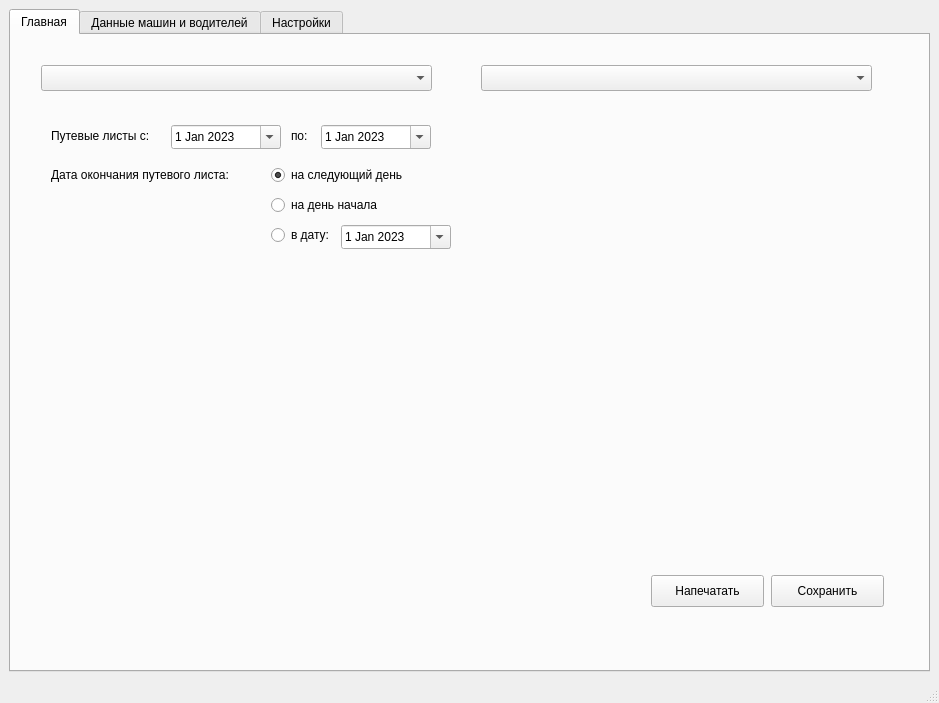
<?xml version="1.0" encoding="UTF-8"?>
<ui version="4.0">
 <class>MainWindow</class>
 <widget class="QMainWindow" name="MainWindow">
  <property name="geometry">
   <rect>
    <x>0</x>
    <y>0</y>
    <width>939</width>
    <height>703</height>
   </rect>
  </property>
  <property name="minimumSize">
   <size>
    <width>939</width>
    <height>703</height>
   </size>
  </property>
  <property name="maximumSize">
   <size>
    <width>939</width>
    <height>703</height>
   </size>
  </property>
  <property name="windowTitle">
   <string>Путевые листы</string>
  </property>
  <widget class="QWidget" name="centralwidget">
   <layout class="QVBoxLayout" name="verticalLayout">
    <item>
     <widget class="QTabWidget" name="tabWidget">
      <property name="currentIndex">
       <number>0</number>
      </property>
      <widget class="QWidget" name="tab_main">
       <attribute name="title">
        <string>Главная</string>
       </attribute>
       <widget class="QComboBox" name="comboBox_choose_driver">
        <property name="geometry">
         <rect>
          <x>30</x>
          <y>30</y>
          <width>391</width>
          <height>26</height>
         </rect>
        </property>
        <item>
         <property name="text">
          <string/>
         </property>
        </item>
       </widget>
       <widget class="QComboBox" name="comboBox_choose_car">
        <property name="geometry">
         <rect>
          <x>470</x>
          <y>30</y>
          <width>391</width>
          <height>26</height>
         </rect>
        </property>
       </widget>
       <widget class="QDateEdit" name="dateEdit_end">
        <property name="geometry">
         <rect>
          <x>310</x>
          <y>90</y>
          <width>110</width>
          <height>24</height>
         </rect>
        </property>
        <property name="minimumDate">
         <date>
          <year>2023</year>
          <month>1</month>
          <day>1</day>
         </date>
        </property>
        <property name="calendarPopup">
         <bool>true</bool>
        </property>
       </widget>
       <widget class="QDateEdit" name="dateEdit_start">
        <property name="geometry">
         <rect>
          <x>160</x>
          <y>90</y>
          <width>110</width>
          <height>24</height>
         </rect>
        </property>
        <property name="minimumDate">
         <date>
          <year>2023</year>
          <month>1</month>
          <day>1</day>
         </date>
        </property>
        <property name="calendarPopup">
         <bool>true</bool>
        </property>
       </widget>
       <widget class="QLabel" name="label_date_start">
        <property name="geometry">
         <rect>
          <x>40</x>
          <y>93</y>
          <width>121</width>
          <height>16</height>
         </rect>
        </property>
        <property name="text">
         <string>Путевые листы с:</string>
        </property>
       </widget>
       <widget class="QLabel" name="label_date_end">
        <property name="geometry">
         <rect>
          <x>280</x>
          <y>93</y>
          <width>21</width>
          <height>16</height>
         </rect>
        </property>
        <property name="text">
         <string>по:</string>
        </property>
       </widget>
       <widget class="QRadioButton" name="radioButton_end_date_next_date">
        <property name="geometry">
         <rect>
          <x>260</x>
          <y>130</y>
          <width>151</width>
          <height>20</height>
         </rect>
        </property>
        <property name="text">
         <string>на следующий день</string>
        </property>
        <property name="checked">
         <bool>true</bool>
        </property>
       </widget>
       <widget class="QRadioButton" name="radioButton_end_date_current_date">
        <property name="geometry">
         <rect>
          <x>260</x>
          <y>160</y>
          <width>141</width>
          <height>20</height>
         </rect>
        </property>
        <property name="text">
         <string>на день начала</string>
        </property>
        <property name="checked">
         <bool>false</bool>
        </property>
       </widget>
       <widget class="QRadioButton" name="radioButton_end_date_choose_date">
        <property name="geometry">
         <rect>
          <x>260</x>
          <y>190</y>
          <width>71</width>
          <height>20</height>
         </rect>
        </property>
        <property name="text">
         <string>в дату:</string>
        </property>
        <property name="checked">
         <bool>false</bool>
        </property>
       </widget>
       <widget class="QLabel" name="label_date_end_waybill">
        <property name="geometry">
         <rect>
          <x>40</x>
          <y>132</y>
          <width>211</width>
          <height>16</height>
         </rect>
        </property>
        <property name="text">
         <string>Дата окончания путевого листа:</string>
        </property>
       </widget>
       <widget class="QDateEdit" name="dateEdit_end_waybill">
        <property name="geometry">
         <rect>
          <x>330</x>
          <y>190</y>
          <width>110</width>
          <height>24</height>
         </rect>
        </property>
        <property name="readOnly">
         <bool>false</bool>
        </property>
        <property name="minimumDate">
         <date>
          <year>2023</year>
          <month>1</month>
          <day>1</day>
         </date>
        </property>
        <property name="calendarPopup">
         <bool>true</bool>
        </property>
       </widget>
       <widget class="QPushButton" name="pushButton">
        <property name="geometry">
         <rect>
          <x>640</x>
          <y>540</y>
          <width>113</width>
          <height>32</height>
         </rect>
        </property>
        <property name="text">
         <string>Напечатать</string>
        </property>
       </widget>
       <widget class="QPushButton" name="pushButton_2">
        <property name="geometry">
         <rect>
          <x>760</x>
          <y>540</y>
          <width>113</width>
          <height>32</height>
         </rect>
        </property>
        <property name="text">
         <string>Сохранить</string>
        </property>
       </widget>
      </widget>
      <widget class="QWidget" name="tab_data">
       <attribute name="title">
        <string>Данные машин и водителей</string>
       </attribute>
       <widget class="QWidget" name="verticalLayoutWidget">
        <property name="geometry">
         <rect>
          <x>10</x>
          <y>0</y>
          <width>901</width>
          <height>601</height>
         </rect>
        </property>
        <layout class="QVBoxLayout" name="verticalLayout_data" stretch="0,0">
         <property name="spacing">
          <number>-1</number>
         </property>
         <property name="sizeConstraint">
          <enum>QLayout::SetMaximumSize</enum>
         </property>
         <item>
          <widget class="QGroupBox" name="groupBox_drivers">
           <property name="font">
            <font>
             <pointsize>13</pointsize>
             <kerning>true</kerning>
            </font>
           </property>
           <property name="title">
            <string>Водители</string>
           </property>
           <property name="alignment">
            <set>Qt::AlignLeading|Qt::AlignLeft|Qt::AlignVCenter</set>
           </property>
           <widget class="QTableWidget" name="tableWidget_drivers">
            <property name="enabled">
             <bool>true</bool>
            </property>
            <property name="geometry">
             <rect>
              <x>5</x>
              <y>60</y>
              <width>890</width>
              <height>230</height>
             </rect>
            </property>
            <property name="sizePolicy">
             <sizepolicy hsizetype="Expanding" vsizetype="Expanding">
              <horstretch>0</horstretch>
              <verstretch>0</verstretch>
             </sizepolicy>
            </property>
            <property name="minimumSize">
             <size>
              <width>881</width>
              <height>230</height>
             </size>
            </property>
            <property name="maximumSize">
             <size>
              <width>890</width>
              <height>230</height>
             </size>
            </property>
            <property name="layoutDirection">
             <enum>Qt::LeftToRight</enum>
            </property>
            <property name="autoFillBackground">
             <bool>false</bool>
            </property>
            <property name="dragEnabled">
             <bool>false</bool>
            </property>
            <property name="textElideMode">
             <enum>Qt::ElideRight</enum>
            </property>
            <property name="sortingEnabled">
             <bool>true</bool>
            </property>
            <property name="columnCount">
             <number>6</number>
            </property>
            <attribute name="horizontalHeaderCascadingSectionResizes">
             <bool>false</bool>
            </attribute>
            <attribute name="horizontalHeaderDefaultSectionSize">
             <number>100</number>
            </attribute>
            <attribute name="horizontalHeaderStretchLastSection">
             <bool>true</bool>
            </attribute>
            <attribute name="verticalHeaderCascadingSectionResizes">
             <bool>false</bool>
            </attribute>
            <attribute name="verticalHeaderStretchLastSection">
             <bool>true</bool>
            </attribute>
            <column>
             <property name="text">
              <string>№</string>
             </property>
             <property name="textAlignment">
              <set>AlignJustify|AlignVCenter</set>
             </property>
            </column>
            <column>
             <property name="text">
              <string>ФИО</string>
             </property>
             <property name="textAlignment">
              <set>AlignJustify|AlignVCenter</set>
             </property>
            </column>
            <column>
             <property name="text">
              <string>ФИО сокр.</string>
             </property>
             <property name="textAlignment">
              <set>AlignJustify|AlignVCenter</set>
             </property>
            </column>
            <column>
             <property name="text">
              <string>Водительское удостоверение</string>
             </property>
             <property name="textAlignment">
              <set>AlignJustify|AlignVCenter</set>
             </property>
            </column>
            <column>
             <property name="text">
              <string>Категория удостоверения</string>
             </property>
             <property name="textAlignment">
              <set>AlignJustify|AlignVCenter</set>
             </property>
            </column>
            <column>
             <property name="text">
              <string>Префикис путевого листа</string>
             </property>
             <property name="textAlignment">
              <set>AlignJustify|AlignVCenter</set>
             </property>
            </column>
           </widget>
           <widget class="QPushButton" name="btn_create_driver">
            <property name="geometry">
             <rect>
              <x>0</x>
              <y>20</y>
              <width>113</width>
              <height>32</height>
             </rect>
            </property>
            <property name="text">
             <string>Создать</string>
            </property>
           </widget>
           <widget class="QPushButton" name="btn_delete_driver">
            <property name="geometry">
             <rect>
              <x>120</x>
              <y>20</y>
              <width>113</width>
              <height>32</height>
             </rect>
            </property>
            <property name="text">
             <string>Удалить</string>
            </property>
           </widget>
          </widget>
         </item>
         <item>
          <widget class="QGroupBox" name="groupBox_cars">
           <property name="font">
            <font>
             <pointsize>13</pointsize>
            </font>
           </property>
           <property name="title">
            <string>Автомобили</string>
           </property>
           <widget class="QPushButton" name="btn_create_car">
            <property name="geometry">
             <rect>
              <x>0</x>
              <y>20</y>
              <width>113</width>
              <height>32</height>
             </rect>
            </property>
            <property name="text">
             <string>Создать</string>
            </property>
           </widget>
           <widget class="QPushButton" name="btn_delete_car">
            <property name="geometry">
             <rect>
              <x>120</x>
              <y>20</y>
              <width>113</width>
              <height>32</height>
             </rect>
            </property>
            <property name="text">
             <string>Удалить</string>
            </property>
           </widget>
           <widget class="QTableWidget" name="tableWidget_cars">
            <property name="enabled">
             <bool>true</bool>
            </property>
            <property name="geometry">
             <rect>
              <x>5</x>
              <y>60</y>
              <width>890</width>
              <height>230</height>
             </rect>
            </property>
            <property name="sizePolicy">
             <sizepolicy hsizetype="Expanding" vsizetype="Expanding">
              <horstretch>0</horstretch>
              <verstretch>0</verstretch>
             </sizepolicy>
            </property>
            <property name="minimumSize">
             <size>
              <width>881</width>
              <height>230</height>
             </size>
            </property>
            <property name="maximumSize">
             <size>
              <width>890</width>
              <height>230</height>
             </size>
            </property>
            <property name="layoutDirection">
             <enum>Qt::LeftToRight</enum>
            </property>
            <property name="autoFillBackground">
             <bool>false</bool>
            </property>
            <property name="dragEnabled">
             <bool>false</bool>
            </property>
            <property name="textElideMode">
             <enum>Qt::ElideRight</enum>
            </property>
            <property name="sortingEnabled">
             <bool>true</bool>
            </property>
            <property name="columnCount">
             <number>6</number>
            </property>
            <attribute name="horizontalHeaderCascadingSectionResizes">
             <bool>false</bool>
            </attribute>
            <attribute name="horizontalHeaderDefaultSectionSize">
             <number>100</number>
            </attribute>
            <attribute name="horizontalHeaderStretchLastSection">
             <bool>true</bool>
            </attribute>
            <attribute name="verticalHeaderCascadingSectionResizes">
             <bool>false</bool>
            </attribute>
            <attribute name="verticalHeaderStretchLastSection">
             <bool>true</bool>
            </attribute>
            <column>
             <property name="text">
              <string>№</string>
             </property>
             <property name="textAlignment">
              <set>AlignJustify|AlignVCenter</set>
             </property>
            </column>
            <column>
             <property name="text">
              <string>Модель</string>
             </property>
             <property name="textAlignment">
              <set>AlignJustify|AlignVCenter</set>
             </property>
            </column>
            <column>
             <property name="text">
              <string>Гос. номер</string>
             </property>
             <property name="textAlignment">
              <set>AlignJustify|AlignVCenter</set>
             </property>
            </column>
            <column>
             <property name="text">
              <string>Тип топлива</string>
             </property>
             <property name="textAlignment">
              <set>AlignJustify|AlignVCenter</set>
             </property>
            </column>
            <column>
             <property name="text">
              <string>Макс. расход топлива</string>
             </property>
             <property name="textAlignment">
              <set>AlignJustify|AlignVCenter</set>
             </property>
            </column>
            <column>
             <property name="text">
              <string>Код топлива</string>
             </property>
             <property name="textAlignment">
              <set>AlignJustify|AlignVCenter</set>
             </property>
            </column>
           </widget>
          </widget>
         </item>
        </layout>
       </widget>
      </widget>
      <widget class="QWidget" name="tab_settings">
       <attribute name="title">
        <string>Настройки</string>
       </attribute>
       <widget class="QGroupBox" name="groupBox_waybill_settings">
        <property name="geometry">
         <rect>
          <x>10</x>
          <y>0</y>
          <width>431</width>
          <height>281</height>
         </rect>
        </property>
        <property name="title">
         <string>Настройки документа</string>
        </property>
        <widget class="QLabel" name="label_dispatcher">
         <property name="geometry">
          <rect>
           <x>20</x>
           <y>42</y>
           <width>81</width>
           <height>16</height>
          </rect>
         </property>
         <property name="text">
          <string>Диспетчер:</string>
         </property>
        </widget>
        <widget class="QLineEdit" name="lineEdit_dispatcher">
         <property name="geometry">
          <rect>
           <x>120</x>
           <y>40</y>
           <width>281</width>
           <height>21</height>
          </rect>
         </property>
        </widget>
        <widget class="QLabel" name="label_fuel_settings">
         <property name="geometry">
          <rect>
           <x>20</x>
           <y>80</y>
           <width>101</width>
           <height>16</height>
          </rect>
         </property>
         <property name="text">
          <string>Коды топлива:</string>
         </property>
        </widget>
        <widget class="QTableWidget" name="tableWidget_fuel_settings">
         <property name="geometry">
          <rect>
           <x>20</x>
           <y>110</y>
           <width>261</width>
           <height>101</height>
          </rect>
         </property>
         <column>
          <property name="text">
           <string>Топливо</string>
          </property>
         </column>
         <column>
          <property name="text">
           <string>Код</string>
          </property>
         </column>
        </widget>
        <widget class="QLineEdit" name="lineEdit_delivery_type">
         <property name="geometry">
          <rect>
           <x>130</x>
           <y>230</y>
           <width>281</width>
           <height>21</height>
          </rect>
         </property>
        </widget>
        <widget class="QLabel" name="label_delivery_type">
         <property name="geometry">
          <rect>
           <x>20</x>
           <y>232</y>
           <width>101</width>
           <height>16</height>
          </rect>
         </property>
         <property name="text">
          <string>Вид перевозок</string>
         </property>
        </widget>
       </widget>
       <widget class="QGroupBox" name="groupBox_waybill_settings_company">
        <property name="geometry">
         <rect>
          <x>10</x>
          <y>300</y>
          <width>431</width>
          <height>231</height>
         </rect>
        </property>
        <property name="title">
         <string>Настройки компании</string>
        </property>
        <widget class="QLineEdit" name="lineEdit_company_name">
         <property name="geometry">
          <rect>
           <x>155</x>
           <y>40</y>
           <width>256</width>
           <height>21</height>
          </rect>
         </property>
        </widget>
        <widget class="QLineEdit" name="lineEdit_company_address">
         <property name="geometry">
          <rect>
           <x>160</x>
           <y>70</y>
           <width>251</width>
           <height>21</height>
          </rect>
         </property>
        </widget>
        <widget class="QLineEdit" name="lineEdit_company_ogrn">
         <property name="geometry">
          <rect>
           <x>60</x>
           <y>100</y>
           <width>351</width>
           <height>21</height>
          </rect>
         </property>
        </widget>
        <widget class="QLineEdit" name="lineEdit_delivery_department_title">
         <property name="geometry">
          <rect>
           <x>230</x>
           <y>130</y>
           <width>181</width>
           <height>21</height>
          </rect>
         </property>
        </widget>
        <widget class="QLineEdit" name="lineEdit_start_address">
         <property name="geometry">
          <rect>
           <x>180</x>
           <y>160</y>
           <width>231</width>
           <height>21</height>
          </rect>
         </property>
        </widget>
        <widget class="QLabel" name="label_company_name">
         <property name="geometry">
          <rect>
           <x>20</x>
           <y>42</y>
           <width>131</width>
           <height>16</height>
          </rect>
         </property>
         <property name="text">
          <string>Название компании:</string>
         </property>
        </widget>
        <widget class="QLabel" name="label_company_address">
         <property name="geometry">
          <rect>
           <x>20</x>
           <y>72</y>
           <width>141</width>
           <height>16</height>
          </rect>
         </property>
         <property name="text">
          <string>Юр. адрес компании:</string>
         </property>
        </widget>
        <widget class="QLabel" name="label_company_ogrn">
         <property name="geometry">
          <rect>
           <x>20</x>
           <y>102</y>
           <width>51</width>
           <height>16</height>
          </rect>
         </property>
         <property name="text">
          <string>ОГРН:</string>
         </property>
        </widget>
        <widget class="QLabel" name="label_delivery_department_title">
         <property name="geometry">
          <rect>
           <x>20</x>
           <y>132</y>
           <width>211</width>
           <height>16</height>
          </rect>
         </property>
         <property name="text">
          <string>Отдел отвечющий за перевозки:</string>
         </property>
        </widget>
        <widget class="QLabel" name="label_delivery_start_address">
         <property name="geometry">
          <rect>
           <x>20</x>
           <y>162</y>
           <width>211</width>
           <height>16</height>
          </rect>
         </property>
         <property name="text">
          <string>Адрес начала маршрута:</string>
         </property>
        </widget>
       </widget>
      </widget>
     </widget>
    </item>
   </layout>
  </widget>
  <widget class="QMenuBar" name="menubar">
   <property name="geometry">
    <rect>
     <x>0</x>
     <y>0</y>
     <width>939</width>
     <height>24</height>
    </rect>
   </property>
  </widget>
  <widget class="QStatusBar" name="statusbar"/>
 </widget>
 <resources/>
 <connections/>
</ui>
